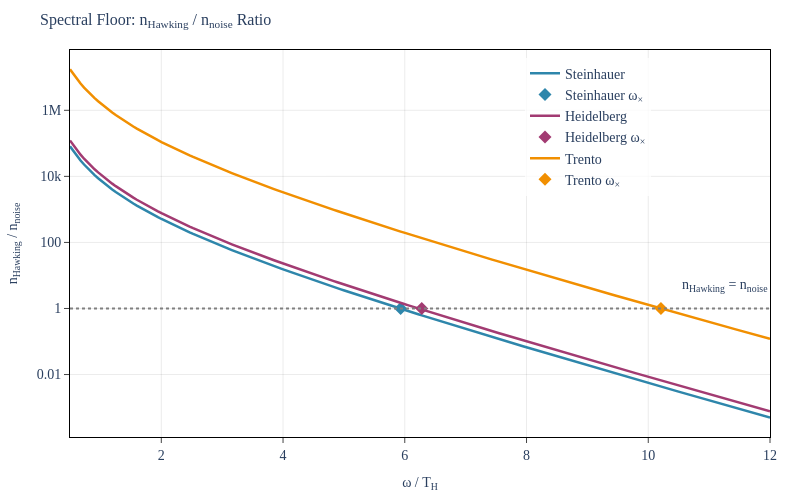

Notebook source saved alongside this figure:
### Markdown cell above
## 7. Spectral Floor Analysis

The **spectral floor transition frequency** $\omega_\times$ is defined as the frequency where the FDR noise floor equals the Hawking occupation:

$$n_{\text{noise}}(\omega_\times) = n_{\text{Hawking}}(\omega_\times)$$

For $\omega > \omega_\times$, the observed spectrum is dominated by dissipative noise rather than Hawking radiation. This sets a practical upper limit on the frequency range where thermal Hawking physics can be cleanly observed.

We compute $\omega_\times$ for all three platforms by scanning the spectrum for the crossover.

### Code cell
# viz-ref: fig_hawking_spectrum_exact

fig_floor = go.Figure()

crossover_results = {}

for name, p in platforms.items():
    T_H = p.T_H
    omegas = np.linspace(0.5 * T_H, 12.0 * T_H, 200)
    n_hawking_vals = []
    n_noise_vals = []

    for omega in omegas:
        conn = exact_connection_formula(
            omega,
            p.kappa,
            p.c_s,
            p.xi,
            p.gamma_1,
            p.gamma_2,
            p.gamma_2_1,
            p.gamma_2_2,
        )
        bog = modified_bogoliubov_coefficients(conn)
        n_hawking_vals.append(bog.n_hawking)
        n_noise_vals.append(bog.n_noise)

    n_hawking_arr = np.array(n_hawking_vals)
    n_noise_arr = np.array(n_noise_vals)

    # Find crossover: where n_noise > n_hawking
    ratio = n_noise_arr / np.maximum(n_hawking_arr, 1e-50)
    crossover_idx = np.argmax(ratio >= 1.0)
    if ratio[crossover_idx] >= 1.0 and crossover_idx > 0:
        omega_cross = omegas[crossover_idx]
    else:
        omega_cross = None

    crossover_results[name] = {
        "omega_cross": omega_cross,
        "omega_cross_over_T_H": omega_cross / T_H if omega_cross else None,
    }

    color = platform_colors[name]

    # n_hawking / n_noise ratio
    fig_floor.add_trace(
        go.Scatter(
            x=omegas / T_H,
            y=n_hawking_arr / np.maximum(n_noise_arr, 1e-50),
            mode="lines",
            name=name,
            line=dict(color=color, width=2.5),
        )
    )

    # Mark crossover
    if omega_cross is not None:
        fig_floor.add_trace(
            go.Scatter(
                x=[omega_cross / T_H],
                y=[1.0],
                mode="markers",
                marker=dict(color=color, size=10, symbol="diamond"),
                name=f"{name} \u03c9<sub>\u00d7</sub>",
                showlegend=True,
            )
        )

# Reference line at ratio = 1
fig_floor.add_hline(
    y=1.0,
    line_dash="dot",
    line_color="grey",
    annotation_text="n<sub>Hawking</sub> = n<sub>noise</sub>",
    annotation_position="bottom right",
)

apply_layout(
    fig_floor,
    title=dict(
        text="Spectral Floor: n<sub>Hawking</sub> / n<sub>noise</sub> Ratio",
        font=TITLE_FONT,
    ),
    xaxis_title=dict(text="\u03c9 / T<sub>H</sub>", font=FONT),
    yaxis_title=dict(text="n<sub>Hawking</sub> / n<sub>noise</sub>", font=FONT),
    yaxis_type="log",
    legend=dict(x=0.65, y=0.98, bgcolor="rgba(255,255,255,0.8)"),
    width=800,
    height=500,
)

fig_floor.show()

# Print crossover results
print("\nSpectral Floor Crossover Frequencies:")
print(f"{'Platform':<15} {'\u03c9_\u00d7 / T_H':>12} {'Interpretation':>30}")
print("-" * 60)
for name, res in crossover_results.items():
    if res["omega_cross_over_T_H"] is not None:
        val = f"{res['omega_cross_over_T_H']:.1f}"
        interp = f"Hawking clean for \u03c9 < {val} T_H"
    else:
        val = "> 12.0"
        interp = "Hawking dominates entire range"
    print(f"{name:<15} {val:>12} {interp:>30}")

### Figure 1 — Plotly figure (JSON) as saved in the notebook; plotly's stock layout.template omitted (floating-point values rounded to 4 significant figures; data arrays with more than 128 entries replaced by an {"elided": "..."} marker saying what was removed)
{"data": [{"line": {"color": "#2E86AB", "width": 2.5}, "mode": "lines", "name": "Steinhauer", "type": "scatter", "x": {"elided": "200 float values"}, "y": {"elided": "200 float values"}}, {"marker": {"color": "#2E86AB", "size": 10, "symbol": "diamond"}, "mode": "markers", "name": "Steinhauer ω<sub>×</sub>", "showlegend": true, "type": "scatter", "x": [5.932], "y": [1]}, {"line": {"color": "#A23B72", "width": 2.5}, "mode": "lines", "name": "Heidelberg", "type": "scatter", "x": {"elided": "200 float values"}, "y": {"elided": "200 float values"}}, {"marker": {"color": "#A23B72", "size": 10, "symbol": "diamond"}, "mode": "markers", "name": "Heidelberg ω<sub>×</sub>", "showlegend": true, "type": "scatter", "x": [6.279], "y": [1]}, {"line": {"color": "#F18F01", "width": 2.5}, "mode": "lines", "name": "Trento", "type": "scatter", "x": {"elided": "200 float values"}, "y": {"elided": "200 float values"}}, {"marker": {"color": "#F18F01", "size": 10, "symbol": "diamond"}, "mode": "markers", "name": "Trento ω<sub>×</sub>", "showlegend": true, "type": "scatter", "x": [10.21], "y": [1]}], "layout": {"annotations": [{"showarrow": false, "text": "n<sub>Hawking</sub> = n<sub>noise</sub>", "x": 1, "xanchor": "right", "xref": "x domain", "y": 1, "yanchor": "top", "yref": "y"}], "font": {"family": "CMU Serif, Computer Modern, Times New Roman, serif", "size": 14}, "height": 500, "legend": {"bgcolor": "rgba(255,255,255,0.8)", "x": 0.65, "y": 0.98}, "margin": {"b": 60, "l": 70, "r": 30, "t": 50}, "paper_bgcolor": "white", "plot_bgcolor": "white", "shapes": [{"line": {"color": "grey", "dash": "dot"}, "type": "line", "x0": 0, "x1": 1, "xref": "x domain", "y0": 1, "y1": 1, "yref": "y"}], "title": {"font": {"family": "CMU Serif, Computer Modern, Times New Roman, serif", "size": 16}, "text": "Spectral Floor: n<sub>Hawking</sub> / n<sub>noise</sub> Ratio"}, "width": 800, "xaxis": {"gridcolor": "rgba(0,0,0,0.08)", "linecolor": "black", "linewidth": 1, "mirror": true, "showgrid": true, "showline": true, "ticks": "outside", "title": {"font": {"family": "CMU Serif, Computer Modern, Times New Roman, serif", "size": 14}, "text": "ω / T<sub>H</sub>"}, "zeroline": true, "zerolinecolor": "rgba(0,0,0,0.2)"}, "yaxis": {"gridcolor": "rgba(0,0,0,0.08)", "linecolor": "black", "linewidth": 1, "mirror": true, "showgrid": true, "showline": true, "ticks": "outside", "title": {"font": {"family": "CMU Serif, Computer Modern, Times New Roman, serif", "size": 14}, "text": "n<sub>Hawking</sub> / n<sub>noise</sub>"}, "type": "log", "zeroline": true, "zerolinecolor": "rgba(0,0,0,0.2)"}}}
